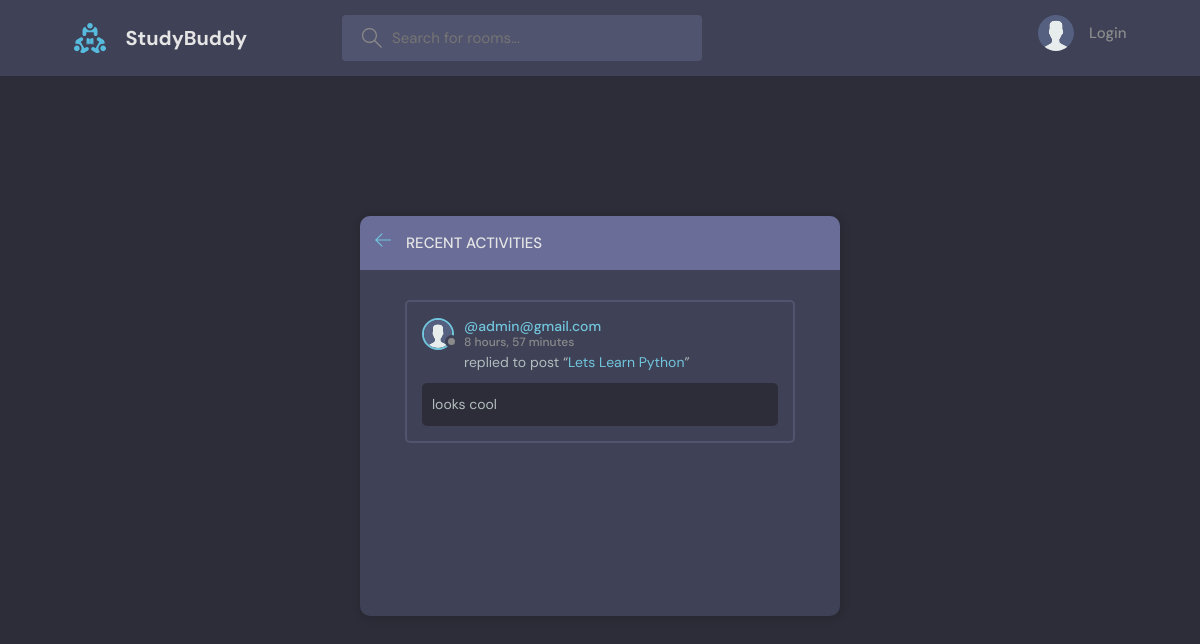
The page /activity/ on the database as committed earlier.
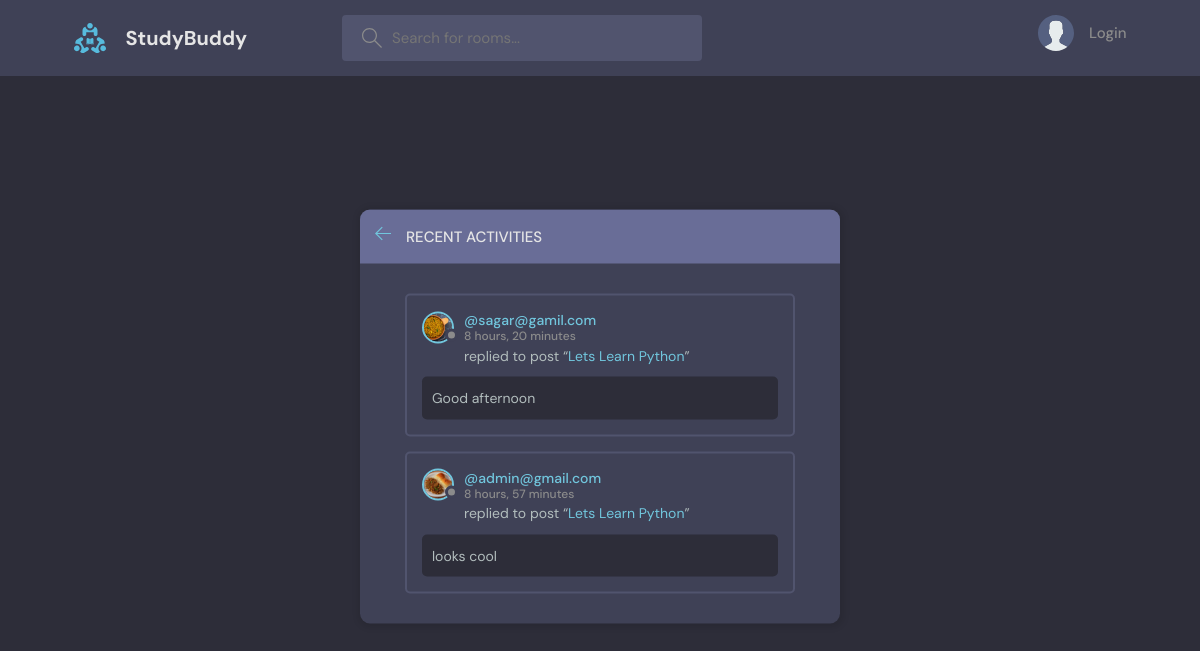
The same page on the database as committed later.
### base/models.py (models this page shows)
class Message(models.Model):
    user = models.ForeignKey(User,on_delete=models.CASCADE)# one user can do many messages ==> one to many RELATIONSHIP
    room = models.ForeignKey(Room,on_delete=models.CASCADE) #Single room contain many message==> single to Many RELATIONSHIP
    body = models.TextField()
    updated = models.DateTimeField(auto_now=True)
    created = models.DateTimeField(auto_now_add=True)
    def __str__(self) -> str:
        return self.body[:50]
    class Meta:
        ordering = ['-created']

class User(AbstractUser):
    name = models.CharField(max_length=200, null= True)
    email = models.EmailField(unique=True,null=True)
    bio = models.TextField(null=True)
    avatar= models.ImageField(null=True, default="avatar.svg")
    USERNAME_FIELD: str='email'
    REQUIRED_FIELDS: list[str] = []

class Room(models.Model):
    host =  models.ForeignKey(User,on_delete=models.SET_NULL, null=True)
    topic = models.ForeignKey(Topic,on_delete=models.SET_NULL, null=True) # Single topic may have many rooms ==> single to Many RELATIONSHIP
    name = models.CharField(max_length=200)
    description = models.TextField(null=True,blank=True)
    participants = models.ManyToManyField(User,related_name='participants',blank=True) # many to many relationship
    updated = models.DateTimeField(auto_now=True)
    created = models.DateTimeField(auto_now_add=True)
    def __str__(self) -> str:
        return self.name
    class Meta:
        ordering = ['-updated','-created']

### base/views.py (the view)
# urls.py: path('activity/', views.activityPage, name='activity'),
def activityPage(request):
    room_messages = Message.objects.all()[:4]
    return render(request,'activity.html',{'room_messages':room_messages})

### base/templates/activity.html (shortened to what this page needs)
{% extends "base.html" %}
{% block content_block %}
    <main class="layout">
      <div class="container">
        <div class="layout__box">
          <div class="layout__boxHeader">
            <div class="layout__boxTitle">
              <a href="{% url 'home' %}">
                <svg version="1.1" xmlns="http://www.w3.org/2000/svg" width="32" height="32" viewBox="0 0 32 32">
                  <title>arrow-left</title>
                  <path
                    d="M13.723 2.286l-13.723 13.714 13.719 13.714 1.616-1.611-10.96-10.96h27.625v-2.286h-27.625l10.965-10.965-1.616-1.607z"
                  ></path>
                </svg>
              </a>
              <h3>Recent Activities</h3>
            </div>
          </div>
          <div class="activities-page layout__body">
            {% for message in room_messages %}
            <div class="activities__box">
              <div class="activities__boxHeader roomListRoom__header">
                <a href="{% url 'user-profile' message.user.id %}" class="roomListRoom__author">
                  <div class="avatar avatar--small">
                    <img src="{{message.user.avatar.url}}" />
                  </div>
                  <p>
                    @{{message.user}}
                    <span>{{message.created | timesince}}</span>
                  </p>
                </a>
              </div>
              <div class="activities__boxContent">
                <p>replied to post “<a href="{% url 'room' message.room.id %}">{{message.room}}</a>”</p>
                <div class="activities__boxRoomContent">
                  {{message}}
                </div>
              </div>
            </div>
            {% endfor %}
          </div>
        </div>
      </div>
    </main>
{% endblock content_block %}

Rows that differ between the two databases and show on the page:
added Message: user.avatar (picture), user "sagar@gamil.com", created "8 hours, 20 minutes", room "Lets Learn Python", body "Good afternoon"
changed through a linked row, Message "looks cool": user.avatar: picture added in place of a placeholder
